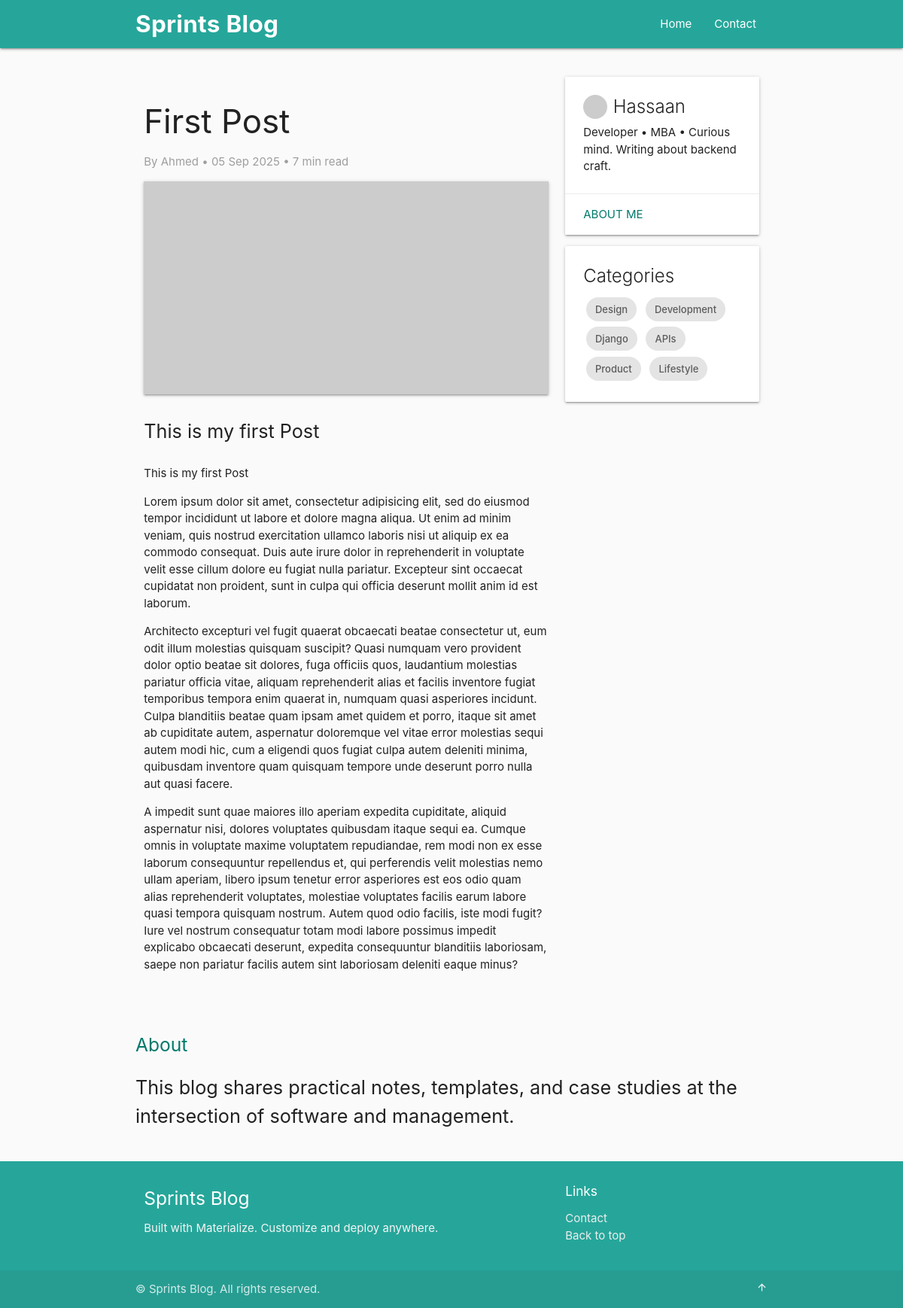
Before: /blog/first-post/ with the older database file.
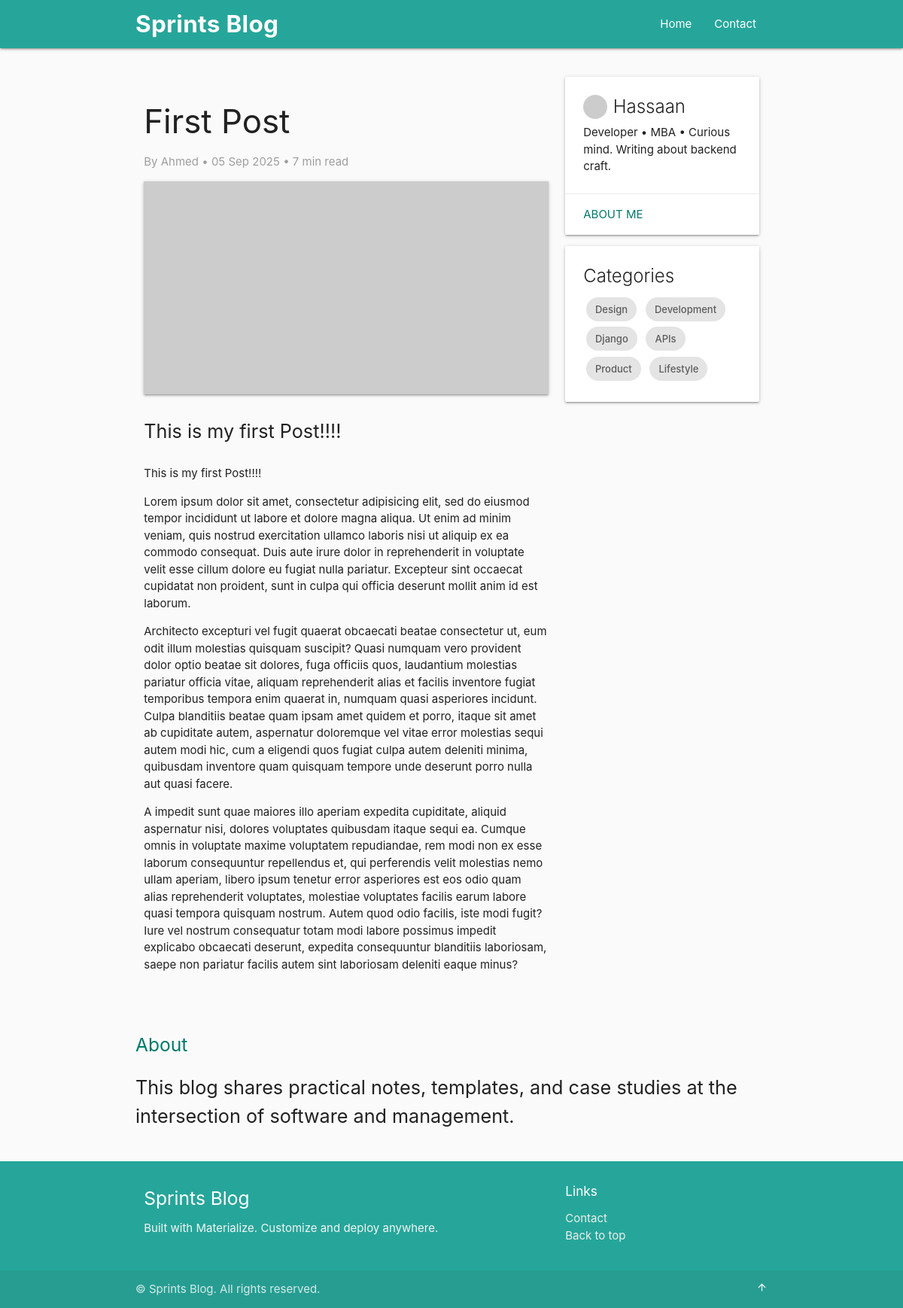
After: the same page with the newer database file.
### blog/models.py (models this page shows, shortened)
class Post(models.Model):
    title = models.CharField(max_length=200)
    body = models.TextField()
    created_at = models.DateTimeField(auto_now_add=True)
    updated_at = models.DateTimeField(auto_now=True)
    author = models.ForeignKey("users.User", on_delete=models.CASCADE)
    slug = models.SlugField(default = "", null=False, blank=True, editable=False)

### users/models.py (models this page shows)
class User(AbstractUser):
    first_name = None
    last_name = None
    name = models.CharField(max_length=150)

### blog/views.py (the view)
# urls.py: path("<str:slug>/", blog_post, name="blog-post"),
def blog_post(request, slug: str):
    try:
        post = Post.objects.get(slug=slug)
    except Post.DoesNotExist:
        raise Http404()
    return render(request, "blog/post.html", context={"post": post})

### blog/templates/blog/post.html
{% extends "blog/base.html" %}
{% block body %}
<article id="post" class="section">
    <h3>{{ post.title }}</h3>
    <p class="grey-text">By {{post.author.name}} • {{post.created_at|date:"d M Y"}} • 7 min read</p>
    <img class="responsive-img z-depth-1" src="https://picsum.photos/1200/630" alt="Cover" />
    <p class="flow-text">{{post.body|truncatechars:25}}</p>
    <p>{{ post.body }}</p>
    {% lorem 3 p %}
</article>
{% endblock %}

Changed rows visible on the page:
changed Post "First Post": body "This is my first Post" → "This is my first Post!!!!"
